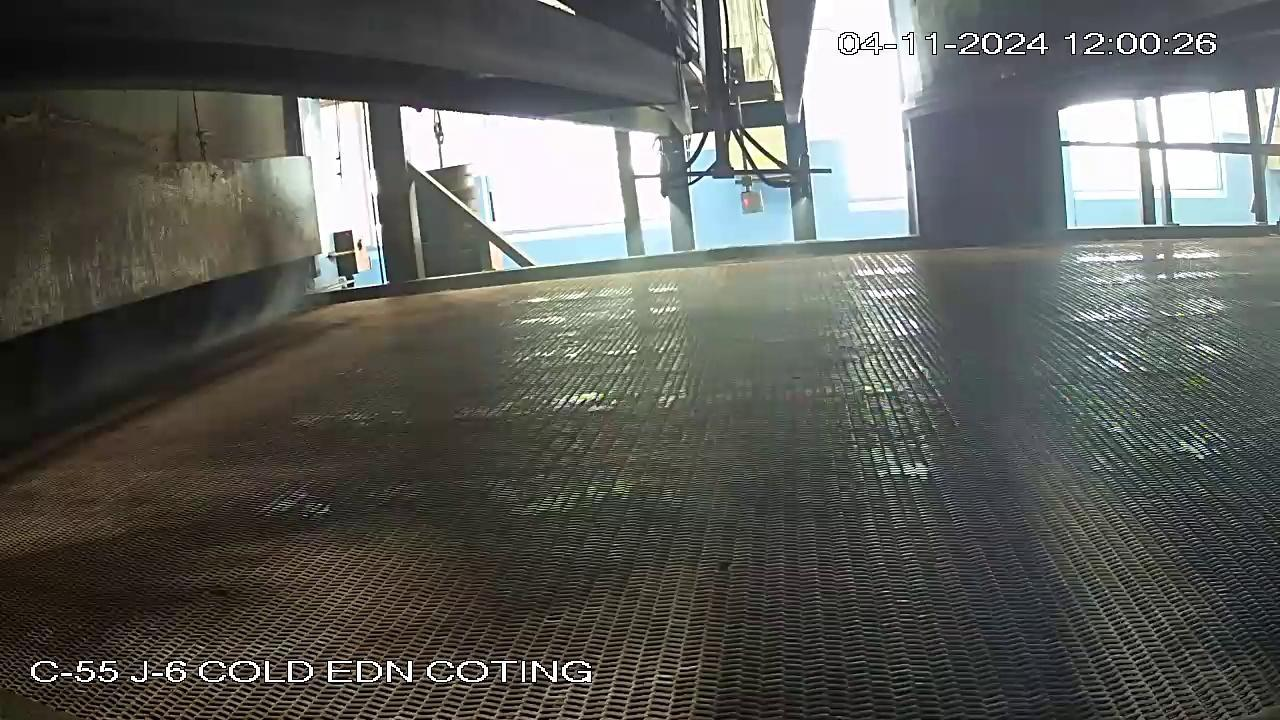
#> input picture IOU_Test/test/images/frame_0000_jpg.rf.65005e2cd7f12793d88703820afb457d.jpg, 1280 x 720 px; its folder holds only this picture in this run
$ python -i enhance.py   (imports and definitions only)
#> lines starting #> are read from the running program, lines starting #| are printed output that depends on the picture
# Requires: pip install opencv-contrib-python pillow
import cv2
import numpy as np
import os
import threading
from PIL import Image

# Thread-safe model caching
_EDSR_SR = None
_EDSR_MODEL_LOADED = None
_MODEL_LOCK = threading.Lock()

def edsr_enhance(
    pil_img: Image.Image,
    model_path: str = None,
    scale: int = 4,
    supersample_x8: bool = True,
    cleanup: bool = True,
    skip_if_multithreaded: bool = True
) -> Image.Image:
    """
    Enhance a PIL image using EDSR super-resolution (x4 by default) and return a PIL image.
    - If supersample_x8=True, applies EDSR x4 twice (≈x8) and downsamples back to the x4 size
      with Lanczos for extra crisp edges (often outperforms single x4).
    - If cleanup=True, runs a very mild denoise + unsharp to reduce mush and keep edges tight.

    Args:
        pil_img: Input PIL.Image in any mode (converted to RGB internally).
        model_path: Path to EDSR_x4.pb (OpenCV dnn_superres model). If None, uses default path.
        scale: SR scale (normally 4 for EDSR_x4.pb).
        supersample_x8: Apply two x4 passes then downscale to the x4 size.
        cleanup: Apply conservative post-processing (denoise + light sharpen).
        skip_if_multithreaded: If True, skip enhancement in multi-threaded contexts to avoid conflicts.

    Returns:
        PIL.Image.Image (RGB)
    """
    if not hasattr(cv2, "dnn_superres"):
        raise ImportError(
            "cv2.dnn_superres not found. Install contrib build: `pip install opencv-contrib-python`"
        )

    # Skip enhancement in multi-threaded contexts to avoid thread safety issues
    if skip_if_multithreaded and threading.active_count() > 1:
        return pil_img

    # Set default model path if not provided
    if model_path is None:
        # Get the directory where this file is located
        current_dir = os.path.dirname(os.path.abspath(__file__))
        model_path = os.path.join(current_dir, "upscaleModels", "EDSR_x4.pb")

    # Check if model file exists
    if not os.path.exists(model_path):
        raise FileNotFoundError(f"EDSR model not found at: {model_path}")

    global _EDSR_SR, _EDSR_MODEL_LOADED

    # Thread-safe lazy-load + cache the model
    with _MODEL_LOCK:
        if _EDSR_SR is None or _EDSR_MODEL_LOADED != (model_path, scale):
            try:
                sr = cv2.dnn_superres.DnnSuperResImpl_create()
                sr.readModel(model_path)
                sr.setModel("edsr", scale)
                _EDSR_SR = sr
                _EDSR_MODEL_LOADED = (model_path, scale)
            except Exception as e:
                # If model loading fails, don't cache anything
                _EDSR_SR = None
                _EDSR_MODEL_LOADED = None
                raise e

    # PIL (RGB) -> OpenCV (BGR)
    rgb = pil_img.convert("RGB")
    bgr = cv2.cvtColor(np.array(rgb), cv2.COLOR_RGB2BGR)

    # Check minimum dimensions (some models require minimum sizes)
    h, w = bgr.shape[:2]
    if h < 4 or w < 4:
        raise ValueError(f"Image too small for upscaling: {w}x{h}. Minimum size is 4x4 pixels.")

    # Single x4
    edsr4 = _EDSR_SR.upsample(bgr)

    # Optional x8 supersample trick
    if supersample_x8:
        up8 = _EDSR_SR.upsample(edsr4)  # second x4 pass
        h4, w4 = edsr4.shape[:2]
        edsr4 = cv2.resize(up8, (w4, h4), interpolation=cv2.INTER_LANCZOS4)
        del up8  # Clear intermediate variable

    # Optional conservative cleanup (kept subtle to avoid halos)
    if cleanup:
        den = cv2.fastNlMeansDenoisingColored(edsr4, None, 3, 3, 7, 21)
        blur = cv2.GaussianBlur(den, (0, 0), 0.7)
        edsr4 = cv2.addWeighted(den, 1.10, blur, -0.10, 0)
        # Clear intermediate variables to save memory
        del den, blur

    # Back to PIL
    out_rgb = cv2.cvtColor(edsr4, cv2.COLOR_BGR2RGB)
    result = Image.fromarray(out_rgb)

    # Clear intermediate variables to save memory
    del bgr, edsr4, out_rgb

    return result


def cleanup_edsr_model():
    """
    Clean up the cached EDSR model to free memory.
    Useful when switching between different model configurations or when done processing.
    """
    global _EDSR_SR, _EDSR_MODEL_LOADED
    with _MODEL_LOCK:
        _EDSR_SR = None
        _EDSR_MODEL_LOADED = None

>>> import cv2
>>> picture = cv2.imread('../../IOU_Test/test/images/frame_0000_jpg.rf.65005e2cd7f12793d88703820afb457d.jpg', cv2.IMREAD_GRAYSCALE)
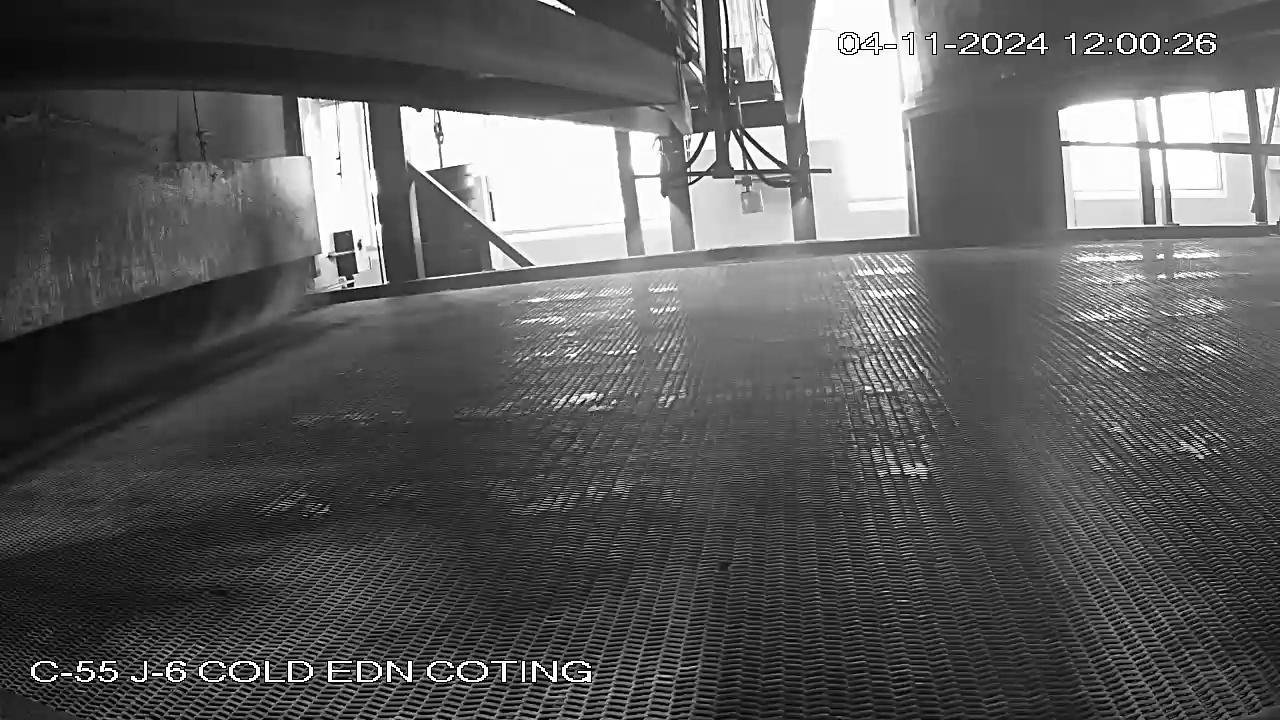
#> picture: shape (720, 1280); min 0, max 255, mean 92.9
>>> result = edsr_enhance(picture)
#> (the run stopped early here; a loop or call above may not have finished)
